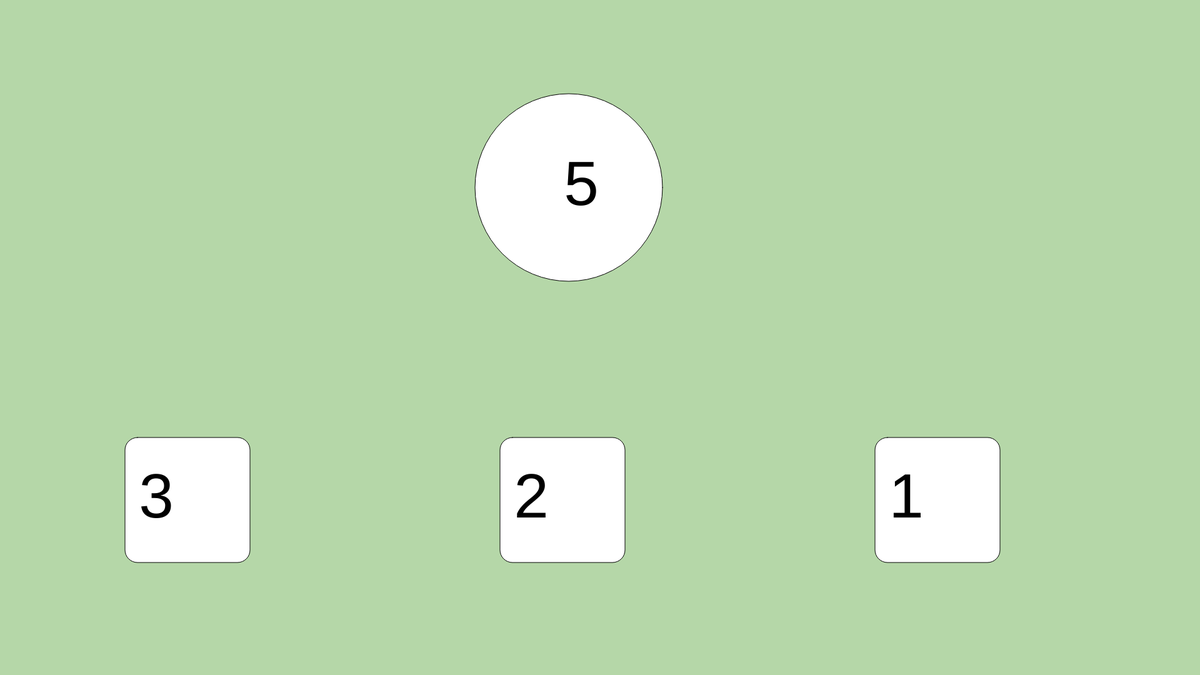
Frame 1 (no input)
Frame 60 (no input): identical to frame 1, image omitted
Frame 120 (the mouse pressed at the canvas centre since frame 60): identical to frame 1, image omitted

The p5.js sketch that drew this single still picture (run headless with seeded random() and noise() and a simulated clock; from frame 60 on, the mouse is pressed at the canvas centre):

// p5.js sketch
// ── sketch.js
function setup() {
  createCanvas(1920,1080);
}

function draw() {
  background(181,215,168);
  circle(910, 300, 300);
  rect(200, 700, 200, 200, 20);
  rect(800, 700, 200,200, 20);
  rect(1400,700, 200, 200, 20);

  
  textSize(100);
  textAlign(CENTER, CENTER); 
  text("5", 930, 300);


  textSize(100);
  textAlign(CENTER, CENTER); 
  text("1", 1450, 800);

  textSize(100);
  textAlign(CENTER, CENTER); 
  text("2", 850, 800);

  textSize(100);
  textAlign(CENTER, CENTER); 
  text("3", 250, 800);

}
